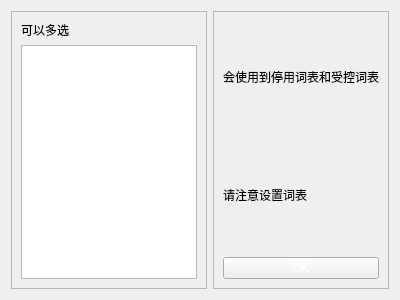
<?xml version="1.0" encoding="UTF-8"?>
<ui version="4.0">
    <class>Form</class>
    <widget class="QWidget" name="Form">
        <property name="geometry">
            <rect>
                <x>0</x>
                <y>0</y>
                <width>400</width>
                <height>300</height>
            </rect>
        </property>
        <property name="windowTitle">
            <string>拆分词</string>
        </property>
        <layout class="QHBoxLayout" name="horizontalLayout">
            <item>
                <widget class="QFrame" name="frame">
                    <property name="frameShape">
                        <enum>QFrame::StyledPanel</enum>
                    </property>
                    <property name="frameShadow">
                        <enum>QFrame::Raised</enum>
                    </property>
                    <layout class="QVBoxLayout" name="verticalLayout_2">
                        <item>
                            <widget class="QLabel" name="label">
                                <property name="text">
                                    <string>可以多选</string>
                                </property>
                            </widget>
                        </item>
                        <item>
                            <widget class="QListWidget" name="listWidget">
                                <property name="selectionMode">
                                    <enum>QAbstractItemView::ExtendedSelection</enum>
                                </property>
                            </widget>
                        </item>
                    </layout>
                </widget>
            </item>
            <item>
                <widget class="QFrame" name="frame_2">
                    <property name="frameShape">
                        <enum>QFrame::StyledPanel</enum>
                    </property>
                    <property name="frameShadow">
                        <enum>QFrame::Raised</enum>
                    </property>
                    <layout class="QVBoxLayout" name="verticalLayout">
                        <item>
                            <widget class="QLabel" name="label_2">
                                <property name="text">
                                    <string>会使用到停用词表和受控词表</string>
                                </property>
                            </widget>
                        </item>
                        <item>
                            <widget class="QLabel" name="label_3">
                                <property name="text">
                                    <string>请注意设置词表</string>
                                </property>
                            </widget>
                        </item>
                        <item>
                            <widget class="QPushButton" name="pushButton">
                                <property name="styleSheet">
                                    <string notr="true">color: rgb(255, 255, 255); background-color: rgb(28, 177,
                                        245);
                                    </string>
                                </property>
                                <property name="text">
                                    <string>OK</string>
                                </property>
                            </widget>
                        </item>
                    </layout>
                </widget>
            </item>
        </layout>
    </widget>
    <resources/>
    <connections/>
</ui>
